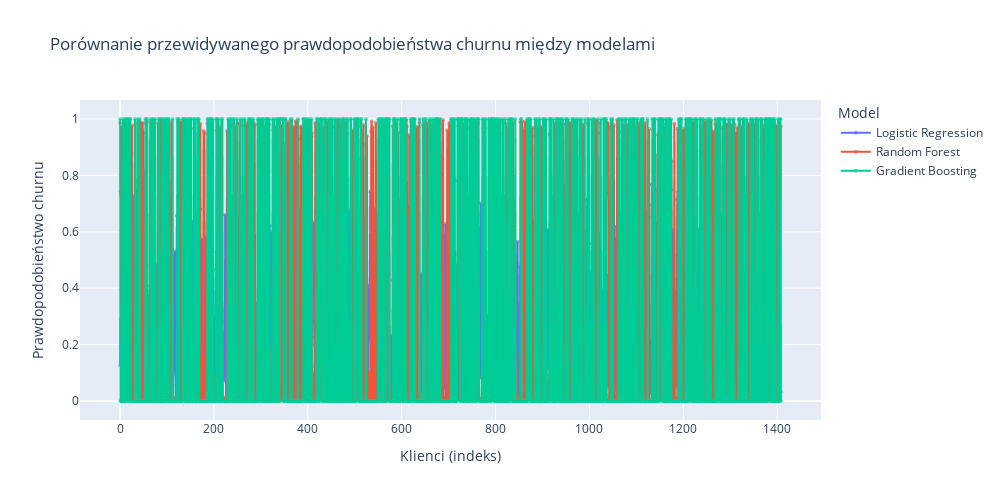

The notebook cell this image was saved under:
### Code cell
import plotly.express as px
import pandas as pd

df_plot = pd.DataFrame({
    "index": list(range(len(y_lr_trim))) * 3,
    "p_churn": pd.concat([y_lr_trim, y_rf_trim, y_gb_trim], ignore_index=True),
    "model": ["Logistic Regression"] * len(y_lr_trim) +
             ["Random Forest"] * len(y_rf_trim) +
             ["Gradient Boosting"] * len(y_gb_trim)
})

fig = px.line(
    df_plot,
    x="index",
    y="p_churn",
    color="model",
    title="Porównanie przewidywanego prawdopodobieństwa churnu między modelami",
    labels={"index": "Klienci (indeks)", "p_churn": "Prawdopodobieństwo churnu", "model": "Model"}
)

fig.update_traces(mode="lines+markers", line=dict(width=2), marker=dict(size=4, opacity=0.6))
fig.update_layout(width=1000, height=500)
fig.show()

### Figure 1 — Plotly figure (JSON) as saved in the notebook; plotly's stock layout.template omitted (floating-point values rounded to 4 significant figures; data arrays with more than 128 entries replaced by an {"elided": "..."} marker saying what was removed)
{"data": [{"hovertemplate": "Model=Logistic Regression<br>Klienci (indeks)=%{x}<br>Prawdopodobieństwo churnu=%{y}<extra></extra>", "legendgroup": "Logistic Regression", "line": {"color": "#636efa", "dash": "solid", "width": 2}, "marker": {"opacity": 0.6, "size": 4, "symbol": "circle"}, "mode": "lines+markers", "name": "Logistic Regression", "showlegend": true, "type": "scattergl", "x": {"elided": "1409 int values"}, "xaxis": "x", "y": {"elided": "1409 float values"}, "yaxis": "y"}, {"hovertemplate": "Model=Random Forest<br>Klienci (indeks)=%{x}<br>Prawdopodobieństwo churnu=%{y}<extra></extra>", "legendgroup": "Random Forest", "line": {"color": "#EF553B", "dash": "solid", "width": 2}, "marker": {"opacity": 0.6, "size": 4, "symbol": "circle"}, "mode": "lines+markers", "name": "Random Forest", "showlegend": true, "type": "scattergl", "x": {"elided": "1409 int values"}, "xaxis": "x", "y": {"elided": "1409 float values"}, "yaxis": "y"}, {"hovertemplate": "Model=Gradient Boosting<br>Klienci (indeks)=%{x}<br>Prawdopodobieństwo churnu=%{y}<extra></extra>", "legendgroup": "Gradient Boosting", "line": {"color": "#00cc96", "dash": "solid", "width": 2}, "marker": {"opacity": 0.6, "size": 4, "symbol": "circle"}, "mode": "lines+markers", "name": "Gradient Boosting", "showlegend": true, "type": "scattergl", "x": {"elided": "1409 int values"}, "xaxis": "x", "y": {"elided": "1409 float values"}, "yaxis": "y"}], "layout": {"height": 500, "legend": {"title": {"text": "Model"}, "tracegroupgap": 0}, "title": {"text": "Porównanie przewidywanego prawdopodobieństwa churnu między modelami"}, "width": 1000, "xaxis": {"anchor": "y", "domain": [0, 1], "title": {"text": "Klienci (indeks)"}}, "yaxis": {"anchor": "x", "domain": [0, 1], "title": {"text": "Prawdopodobieństwo churnu"}}}}
